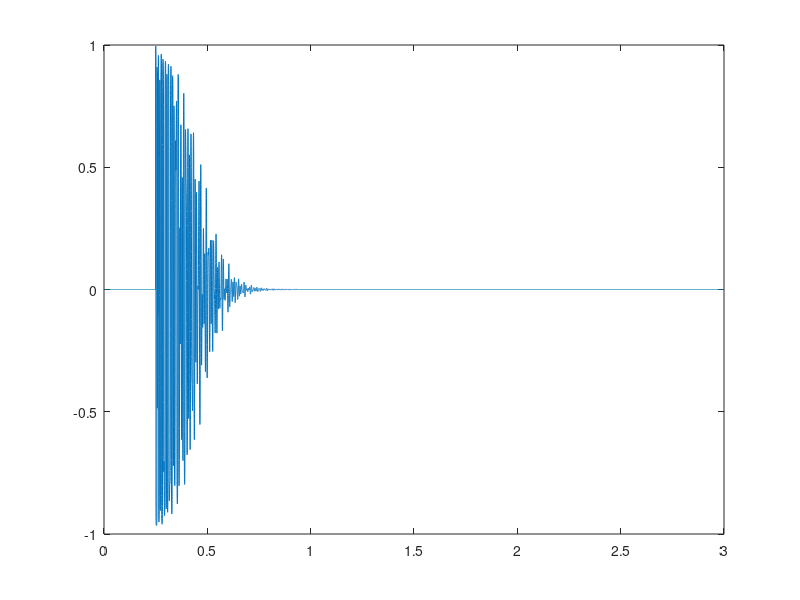

This chart was generated by the following MATLAB code:
% TO DO LIST
% MAKE GUITAR SOUND -check
% PLAY SINGLE NOTE -check
% RELEASE & LET RING -check
% TREMOLO
% BENDING
% VIBRATO
% TEMPO SYSTEM -check
% CHORD -check
% PALM MUTE -check
% HAMMER ON & PULL OFF
% AH
% PH
% STOCHASTIC PROCESS
% HUMBUCKER PICKUP

function guitar()

function [x]=gdist(a,x)
    k = 2*a/(1-a);
    x = (1+k)*(x)./(1+k*abs(x));
end

function play_note(t,duration,s,f)
    if(f>0 && f<25)
        TIMESTAMP(s,ceil(t/2*(60/BPM)/dt))=f;
        TIMESTAMP(s,ceil((t+duration)/2*60/BPM*dt))=-1;
    elseif(f==0)
        TIMESTAMP(s,ceil(t/2*(60/BPM)/dt))=25;
        TIMESTAMP(s,ceil((t+duration)/2*60/BPM*dt))=-1;
    elseif(f==-1)
        TIMESTAMP(s,ceil(t/2*(60/BPM)/dt))=60;
        TIMESTAMP(s,ceil((t+duration)/2*60/BPM*dt))=-1;
    end
end

function play_chord(t,duration,s,f)
    interval=0;
    for i=1:size(s,2)
        if(f(i)>0 && f(i)<25)
            TIMESTAMP(s(i),ceil((t)/2*(60/BPM)/dt)+interval)=f(i);
            TIMESTAMP(s(i),ceil((t+duration)/2*(60/BPM)/dt))=-1;
            interval=interval+1;
        elseif(f(i)==-1)
            TIMESTAMP(s(i),ceil((t)/2*(60/BPM)/dt)+interval)=60;
            TIMESTAMP(s(i),ceil((t+duration)/2*(60/BPM)/dt))=-1;
            interval=interval+1;
        end
    end
end

function right_palm_mute(t,duration,s,f)
    if(f>0 && f<25)
        TIMESTAMP(s,ceil(t/2*(60/BPM)/dt))=f+30;
        TIMESTAMP(s,ceil((t+duration)/2*60/BPM*dt))=-1;
    elseif(f==0)
        TIMESTAMP(s,ceil(t/2*(60/BPM)/dt))=55;
        TIMESTAMP(s,ceil((t+duration)/2*60/BPM*dt))=-1;
    end
end

function play_bend(t,duration,s,f,f1)
    if(((f>0 && f<25) && (f1>0 && f1<25)) && f1>f)
        TIMESTAMP(s,ceil(t/2*(60/BPM)/dt))=f;
        TIMESTAMP(s,ceil((t+duration)/2*60/BPM*dt))=-1;
        for i=ceil(t/2*(60/BPM)/dt):ceil((t+duration)/2*(60/BPM)/dt)
            if(s==1)
                %STRINGT(i)=
            end
        end
    end
end

function play(s,f)
    if(f==0)
        fp(s)=0;
    else
        fp(s)=ceil(fret(f)*J);
    end
    %initial conditions for plucked string:
    xp=L*pickpos;
    Hp=.1; %position and amplitude of pluck

    for jj=fp(s)+1:J
        xpp=fp(s)*dx;
        x=(jj-1)*dx;
        if(x<xp)
            H(s,jj)=Hp*(x-xpp)/(xp-xpp);
        else
            H(s,jj)=Hp*(L-x)/(L-xp);
        end
    end
end

function release(s)
    fp(s)=0;
    H(s,:)=0;
    V(s,:)=V(s,:)/20;
    R(s)=R_init(s);
end

clear all

BPM=120;

%frequencies for all 6 strings
f=[82,110,147,196,247,330];
%a copy of the initial frequencies
f_init=f;
%fret distance chart
fret=zeros(1,24);
fret(1)=0.056125;        fret(2)=0.10910185;
fret(3)=0.1591034;       fret(4)=0.20629938;
fret(5)=0.25084722;      fret(6)=0.29289352;
fret(7)=0.33258024691;   fret(8)=0.37004012345;
fret(9)=0.40539660493;   fret(10)=0.43876851851;
fret(11)=0.47026851851;  fret(12)=0.5;
fret(13)=0.5280632716;   fret(14)=0.55455092592;
fret(15)=0.57955246913;  fret(16)=0.60314969135;
fret(17)=0.6254228395;   fret(18)=0.64644598765;
fret(19)=0.66629012345;  fret(20)=0.68502006172;
fret(21)=0.70269753086;  fret(22)=0.71938425925;
fret(23)=0.73513425925;  fret(24)=0.75;
%Currently pressed fret
fp=zeros(1,6);

%string parameters to make frequency f1:
L=100;
M=1;
T=zeros(1,6);
for ii=1:6
    T(ii)=M*(2*L*f(ii))^2;
end

tau=1.2; %decay time (seconds)
%damping constant to make decay time tau:
R=zeros(1,6);
for ii=1:6
    R(ii)=(2*M*L^2)/(tau*pi^2);
end
%a copy of initial damping constant
R_init=R;

J=81;
dx=L/(J-1);
%maximum time step for numerical stability:
%dtmax=zeros(1,6);
dtmax=-(R(1)/T(1))+sqrt((R(1)/T(1))^2+(dx^2/(T(1)/M)));
for ii=1:6
    %dtmax(ii)=-(R/T(ii))+sqrt((R/T(ii))^2+(dx^2/(T(ii)/M)));
    n_dtmax=-(R(ii)/T(ii))+sqrt((R(ii)/T(ii))^2+(dx^2/(T(ii)/M)));
    if(n_dtmax<dtmax)
        dtmax=n_dtmax;
    end
end
%Now set dt and nskip such that:
%dt<=dtmax, nskip is a positive integer, and dt*nskip = 1/8192.
%Also, make nskip as small as possible, given the above criteria.
nskip=ceil(1/(8192*dtmax));
dt=1/(8192*nskip);
tmax=3; %total time of the simulation in seconds
clockmax=ceil(tmax/dt);

% Action on Timstamp:
% <= 24: Play note
% 25: Open note
% -1: Release
% note+30: Right palm mute
% 60: Left palm mute
TIMESTAMP=zeros(6,clockmax);

% When not 0, bend the string using the corresponding tension
STRINGT=zeros(6,clockmax);

H=zeros(6,J);
V=zeros(6,J);

%Initialize pickup position
pickup = 0.81;
pickup_2 = 0.82;
pickup_3 = 0.87;
pickpos = 0.9;

%-1 denotes x on the tab

%Part of the main riff of Sweet Child O'Mine to demonstrate single note
%play_note(1,1,3,12);
%play_note(2,1,5,15);
%play_note(3,1,4,14);
%play_note(4,1,4,12);
%play_note(5,1,6,15);
%play_note(6,1,4,14);
%play_note(7,1,6,14);
%play_note(8,1,4,14);

%A simple power chord to demonstrate chord, notice the order of the string
%decides if downpicking or not
%play_chord(1,1,[1,2,3],[5,7,7]);
play_chord(1,4,[1,2,3],[-1,-1,-1]);
%left_palm_mute_chord(2,1,[1,2,3],[5,7,7]);
%play_chord(2,0.5,[1,2,3],[5,7,7]);
%play_chord(2.5,0.5,[1,2,3],[5,7,7]);

count=0;

S=zeros(1,ceil(clockmax/nskip));
tsave=zeros(1,ceil(clockmax/nskip));

for clock=1:clockmax
    t=clock*dt;
    for str=1:6
        if(TIMESTAMP(str,clock)>0)
            %Play note
            if(TIMESTAMP(str,clock)<25)
                play(str,TIMESTAMP(str,clock));
            %Play open note
            elseif(TIMESTAMP(str,clock)==25)
                play(str,0);
            %Play right palm mute
            elseif(TIMESTAMP(str,clock)>30 && TIMESTAMP(str,clock)<55)
                play(str,TIMESTAMP(str,clock)-30);
            %Play right palm mute on open note
            elseif(TIMESTAMP(str,clock)==55)
                play(str,0);
                R(str)=(2*M*L^2)/(0.1*pi^2);
            %Play left palm mute
            elseif(TIMESTAMP(str,clock)==60)
                play(str,0);
                R(str)=(2*M*L^2)/(0.06*pi^2);
            end
        elseif(TIMESTAMP(str,clock)<0)
            if(TIMESTAMP(str,clock)==-1)
                release(str);
            end
        end
        j=fp(str)+2:(J-1); % list of indices of interior points
        V(str,j)=V(str,j)+(dt/dx^2)*(T(str)/M)*(H(str,j+1)-2*H(str,j)+H(str,j-1))+(dt/dx^2)*(R(str)/M)*(V(str,j+1)-2*V(str,j)+V(str,j-1));
        H(str,j)=H(str,j)+dt*V(str,j);
    end
    if(mod(clock,nskip)==0)
        count=count+1;
        S(count)=sum(H(:,ceil(J*pickup))); %sample the sound
        S(count)=S(count)+sum(H(:,ceil(J*pickup_2))); %sample the sound
        tsave(count)=t; %record sample time
    end
    %set(Hhandle,'ydata',H) %update movie frame
    %drawnow %show latest frame
end

S=gdist(0.99,S);

soundsc(S(1:count))
%plot the soundwave as a function of time:
%figure
plot(tsave(1:count),S(1,1:count))

end
